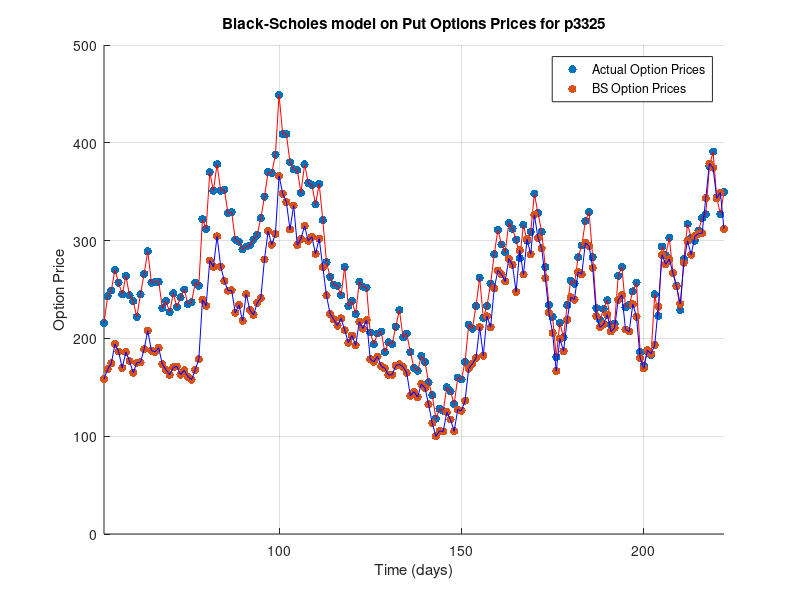

This chart was generated by the following MATLAB code:
% calculate volatility of stock
p3325 = csvread('./p3325.csv');

Strike = 3325;
Yield = 0.00;
Rate = 0.06;

counter = 1;

T = 11.1 / 12;

call_prices_estimate = [];

for i=52:222
    
    Price = p3325(i,3);
    Value = p3325(i,2);
    Time = T - T*(i / 222);

    ImpliedVolatility = blsimpv(Price,Strike,Rate,Time,Value);
    change_in_price = p3325(counter+1:i,3) - p3325(counter:i-1,3);
    change_in_price = std((change_in_price ./ p3325(counter:i-1,3)));
    
%     Volatility = change_in_price * sqrt((2.6 / 12))
    Volatility = change_in_price * sqrt(252);

    [Call, Put] = blsprice(Price,Strike,Rate,Time,Volatility,Yield);
    call_prices_estimate(end+1) = Put;
    counter = counter + 1;
end

time = 52:1:222;
call_prices = p3325(52:end,2);

h1 = scatter(time,call_prices,'filled','r');
hold on
plot(time,call_prices,'r')
hold on
h3 = scatter(time, call_prices_estimate,'filled','b');
hold on
plot(time, call_prices_estimate,'b')

legend([h1 h3],{'Actual Option Prices','BS Option Prices'}); 
grid on
xlim([52 222])

title('Black-Scholes model on Put Options Prices for p3325')

xlabel('Time (days)') % x-axis label
ylabel('Option Price') % y-axis label

p5_mse = immse(call_prices, call_prices_estimate')
